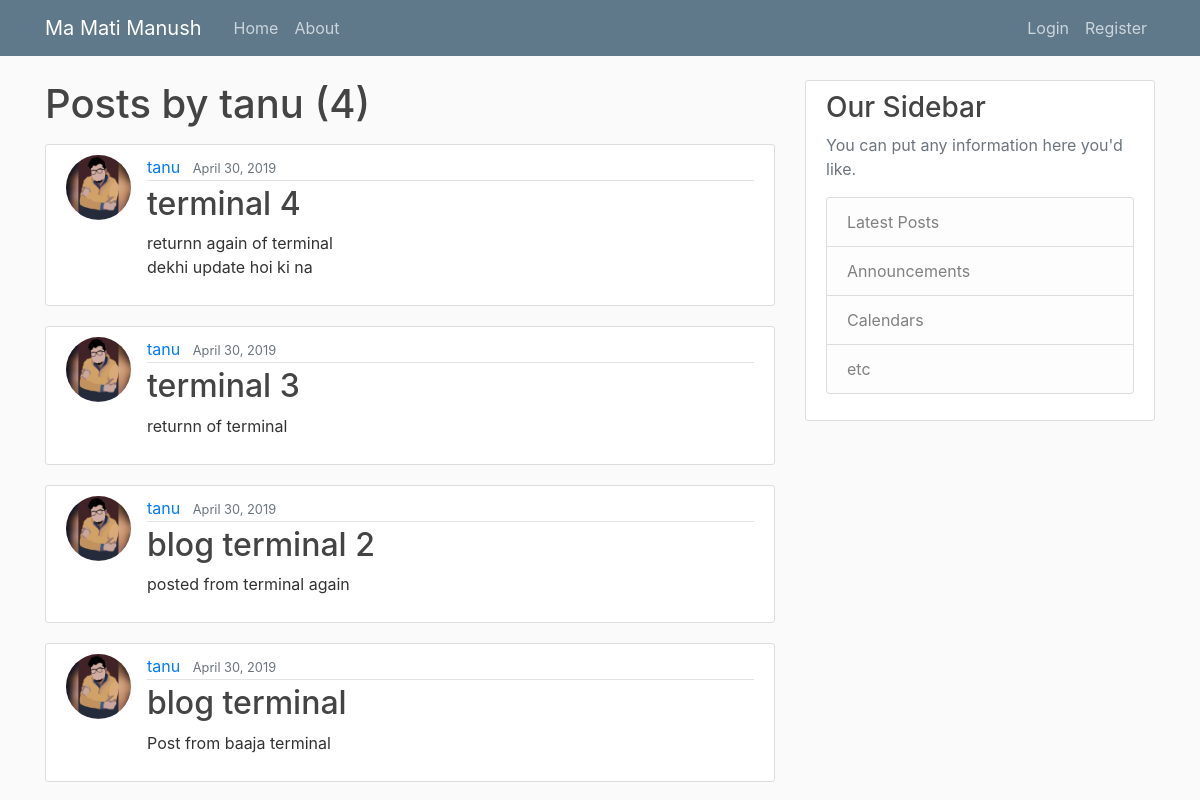
The app's page /user/tanu/, older data.
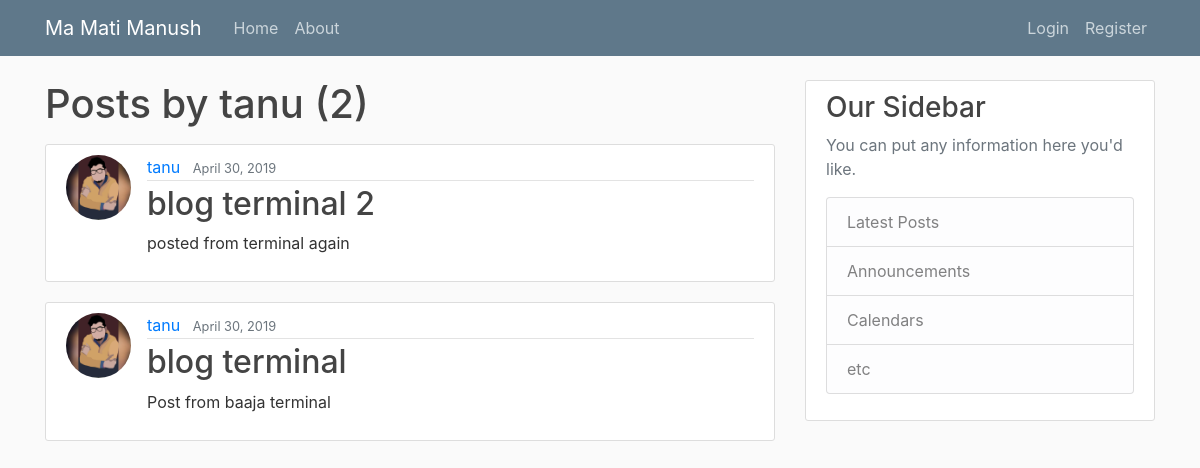
The same page, newer data.
### blog/models.py (models this page shows, shortened)
class Post(models.Model):
    title = models.CharField(max_length=100)
    content = models.TextField()
    date_posted = models.DateTimeField(default=timezone.now)
    author = models.ForeignKey(User, on_delete=models.CASCADE)

### users/models.py (models this page shows, shortened)
class Profile(models.Model) :
    user = models.OneToOneField(User, on_delete=models.CASCADE)
    image = models.ImageField(default='default.png', upload_to='profile_pics')

### blog/views.py (the view)
# urls.py: path('user/<str:username>/', UserPostListView.as_view(), name="user-posts"),
class UserPostListView(ListView):
    model = Post
    template_name = 'blog/user_post.html' #by default it looks for <app>/<model>_<view>.html
    context_object_name = 'posts'  # by default it is object
    paginate_by = 5
    def get_queryset(self):
        user = get_object_or_404(User, username=self.kwargs.get('username'))
        return Post.objects.filter(author=user).order_by('-date_posted')

### blog/templates/blog/user_post.html (shortened to what this page needs)
{% extends "blog/base.html" %}
{% block content %}
    <h1 class="mb-3">Posts by {{ view.kwargs.username }} ({{ page_obj.paginator.count }})</h1>
    {% for post in posts %}
        <article class="media content-section">
            <img class="rounded-circle article-img" src = "{{ post.author.profile.image.url }}">
            <div class="media-body">
                <div class="article-metadata">
                <a class="mr-2" href="{% url 'user-posts' post.author.username %}">{{ post.author }}</a>
                <small class="text-muted">{{ post.date_posted|date:"F d, Y" }}</small>
                </div>
                <h2><a class="article-title" href="{% url 'post-detail' post.id %}">{{ post.title }}</a></h2>
                <p class="article-content">{{ post.content }}</p>
            </div>
        </article>
    {% endfor %}
{% endblock content  %}

Row changes from the older to the newer data that the page shows:
removed Post: author.profile.image (picture), author "tanu", date_posted "April 30, 2019", title "terminal 4", content "returnn again of terminal dekhi update hoi ki na"
removed Post: author.profile.image (picture), author "tanu", date_posted "April 30, 2019", title "terminal 3", content "returnn of terminal"
Text that changed along with them:
{{ page_obj.paginator.count }}: "4" → "2"
